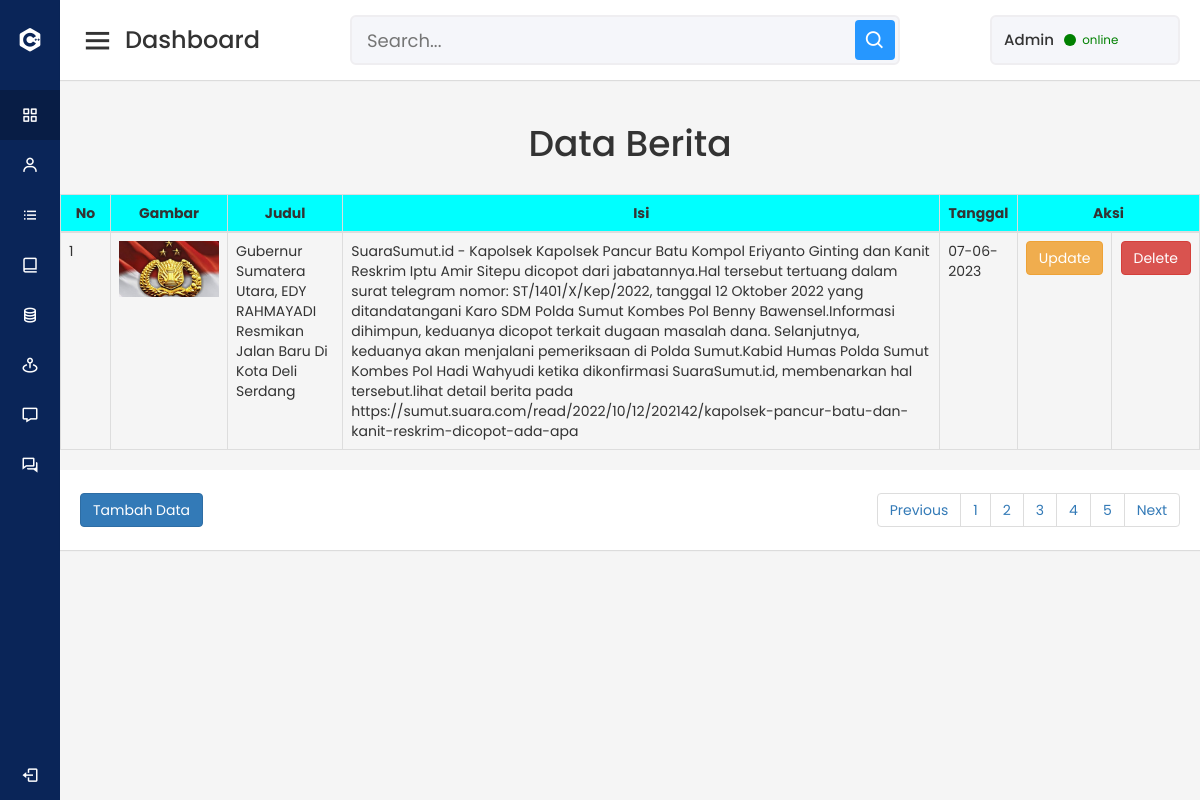
Page /Admin/menu/berita.php on the committed database.
### tables this page shows
CREATE TABLE IF NOT EXISTS `tbl_berita` (
`id_berita` int(15) NOT NULL,
  `foto` varchar(100) NOT NULL,
  `judul` varchar(150) NOT NULL,
  `content` text NOT NULL,
  `tanggal` date NOT NULL
);

### Admin/menu/berita.php (the view, shortened to what this page needs)
<?php
include "koneksi.php";
 ?>
<!DOCTYPE html>
<html lang="en" dir="ltr">
  <head>
    <link rel="stylesheet" href="../bootstrap/css/bootstrap.min.css">
    <link rel="stylesheet" href="../style.css">
    <link href='https://unpkg.com/boxicons@2.0.7/css/boxicons.min.css' rel='stylesheet'>
   </head>
<body>
<?php include "menu.php"; ?>
<section class="home-section">
<?php include "header.php"; ?>
  <div class="home-content">
  	<center><h1>Data Berita</h1></center>
    <table class="table table-bordered table-hover">
        <br>
        <thead>
        <tr style="background-color: aqua;">
            <th width="50px"><center>No</th>
            <th><center>Gambar</th>
            <th><center>Judul</th>
            <th><center>Isi</th>
            <th><center>Tanggal</th>
            <th colspan='2'><center>Aksi</center></th>
        </tr>
        </thead>
            <tbody>
        <?php
        $batas = 1;
        $halaman = isset($_GET['halaman'])?(int)$_GET['halaman'] : 1;
        $halaman_awal = ($halaman>1) ? ($halaman * $batas) - $batas : 0;
        $previous = $halaman - 1;
        $next = $halaman + 1;
        $data = mysqli_query($kon,"select * from tbl_berita");
        $jumlah_data = mysqli_num_rows($data);
        $total_halaman = ceil($jumlah_data / $batas);
        $data_berita = mysqli_query($kon,"select * from tbl_berita order by id_berita desc limit $halaman_awal, $batas");
        $nomor = $halaman_awal+1;
        while($data = mysqli_fetch_array($data_berita)){
          ?>
            <tr>
                <td width="50px"><?php echo $nomor++;?></td>
                <td><img src="foto/<?php echo $data['foto'];?>"style="width: 100px;"></td>
                <td><?php echo $data["judul"];?></td>
                <td><?php echo $data["content"];?></td>
                <td><?php echo date('d-m-Y', strtotime($data["tanggal"]));?></td>
                <td>
                   <center> <a href="update_berita.php?id_berita=<?php echo htmlspecialchars($data['id_berita']); ?>" class="btn btn-warning" role="button">Update</a></td> </center>
                <td>
                   <center> <a href="<?php echo htmlspecialchars($_SERVER["PHP_SELF"]);?>?id_berita=<?php echo $data['id_berita']; ?>" class="btn btn-danger" role="button">Delete</a> </center>
                </td>
            </tr>
            <?php } ?>
            </tbody>
    </table>
    <nav>
      <a href="tambah_berita.php" class="btn btn-primary" role="button">Tambah Data</a>
      <ul class="pagination justify-content-right">
        <li class="page-item">
          <a class="page-link" <?php if($halaman > 1){ echo "href='?halaman=$previous'"; } ?> >Previous</a>
        </li>
        <?php
        for($x=1;$x<=$total_halaman;$x++){
          ?>
          <li class="page-item"><a class="page-link" href="?halaman=<?php echo $x ?>"><?php echo $x; ?></a></li>
          <?php
        }
        ?>
        <li class="page-item">
          <a  class="page-link" <?php if($halaman < $total_halaman) { echo "href='?halaman=$next'"; } ?>>Next</a>
        </li>
      </ul>
    </nav>
</div>
</section>
</body>
</html>

### Admin/style.css (style rules this page uses)
* { margin: 0; padding: 0; box-sizing: border-box; font-family: 'Poppins', sans-serif; }
.home-section { position: relative; background: #f5f5f5; min-height: 100vh; width: calc(100% - 240px); left: 240px; transition: all 0.5s ease; }
.home-section nav { display: flex; justify-content: space-between; height: 80px; background: #fff; display: flex; align-items: center; position: fixed; width: calc(100% - 240px); left: 240px; z-index: 100; padding: 0 20px; box-shadow: 0 1px 1px rgba(0, 0, 0, 0.1); transition: all 0.5s ease; }
.home-section .home-content { position: relative; padding-top: 104px; }
@media (max-width: 1240px) { .home-section { width: calc(100% - 60px); left: 60px; } }
@media (max-width: 1240px) { .home-section nav { width: calc(100% - 60px); left: 60px; } }

### rows in the picture
tbl_berita: foto (picture), judul "Gubernur Sumatera Utara, EDY RAHMAYADI Resmikan Jalan Baru Di Kota Deli Serdang", content "SuaraSumut.id - Kapolsek Kapolsek Pancur Batu Kompol Eriyanto Ginting dan Kanit Reskrim Iptu Amir Sitepu dicopot dari jabatannya.Hal tersebut tertuang dalam surat telegram nomor: ST/1401/X/Kep/2022, tanggal 12 Oktober 2022 yang ditandatangani Karo SDM Polda Sumut Kombes Pol Benny Bawensel.Informasi dihimpun, keduanya dicopot terkait dugaan masalah dana. Selanjutnya, keduanya akan menjalani pemeriksaan di Polda Sumut.Kabid Humas Polda Sumut Kombes Pol Hadi Wahyudi ketika dikonfirmasi SuaraSumut.id, membenarkan hal tersebut.lihat detail berita pada https://sumut.suara.com/read/2022/10/12/202142/kapolsek-pancur-batu-dan-kanit-reskrim-dicopot-ada-apa", tanggal "07-06-2023"
